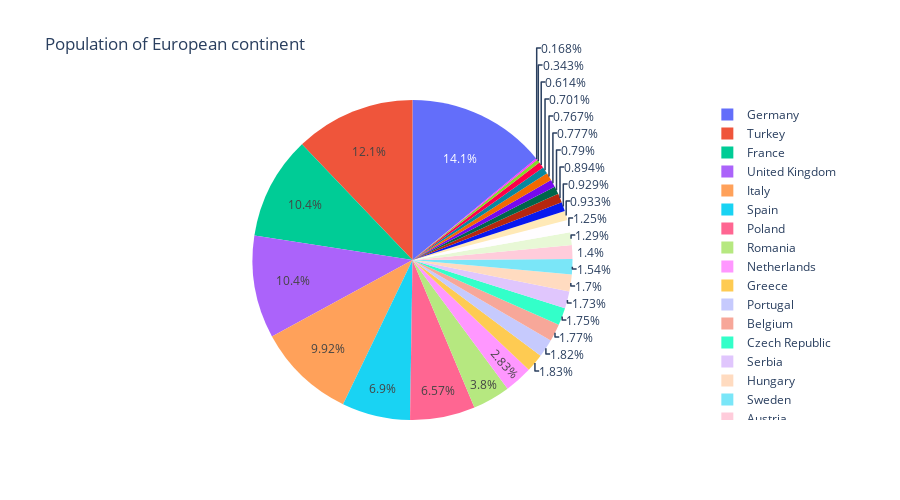

Notebook source saved alongside this figure:
### Code cell
import plotly.express as px
df = px.data.gapminder().query("year == 2007").query("continent == 'Europe'")
df.loc[df['pop'] < 2.e6, 'country'] = 'Other countries' # Represent only large countries
fig = px.pie(df, values='pop', names='country', title='Population of European continent',height=500)
fig.show()

### Figure 1 — Plotly figure (JSON) as saved in the notebook; plotly's stock layout.template omitted (floating-point values rounded to 4 significant figures)
{"data": [{"domain": {"x": [0, 1], "y": [0, 1]}, "hovertemplate": "country=%{label}<br>pop=%{value}<extra></extra>", "labels": ["Albania", "Austria", "Belgium", "Bosnia and Herzegovina", "Bulgaria", "Croatia", "Czech Republic", "Denmark", "Finland", "France", "Germany", "Greece", "Hungary", "Other countries", "Ireland", "Italy", "Other countries", "Netherlands", "Norway", "Poland", "Portugal", "Romania", "Serbia", "Slovak Republic", "Slovenia", "Spain", "Sweden", "Switzerland", "Turkey", "United Kingdom"], "legendgroup": "", "name": "", "showlegend": true, "type": "pie", "values": [3600523, 8199783, 10392226, 4552198, 7322858, 4493312, 10228744, 5468120, 5238460, 61083916, 82400996, 10706290, 9956108, 301931, 4109086, 58147733, 684736, 16570613, 4627926, 38518241, 10642836, 22276056, 10150265, 5447502, 2009245, 40448191, 9031088, 7554661, 71158647, 60776238]}], "layout": {"height": 500, "legend": {"tracegroupgap": 0}, "title": {"text": "Population of European continent"}}}
